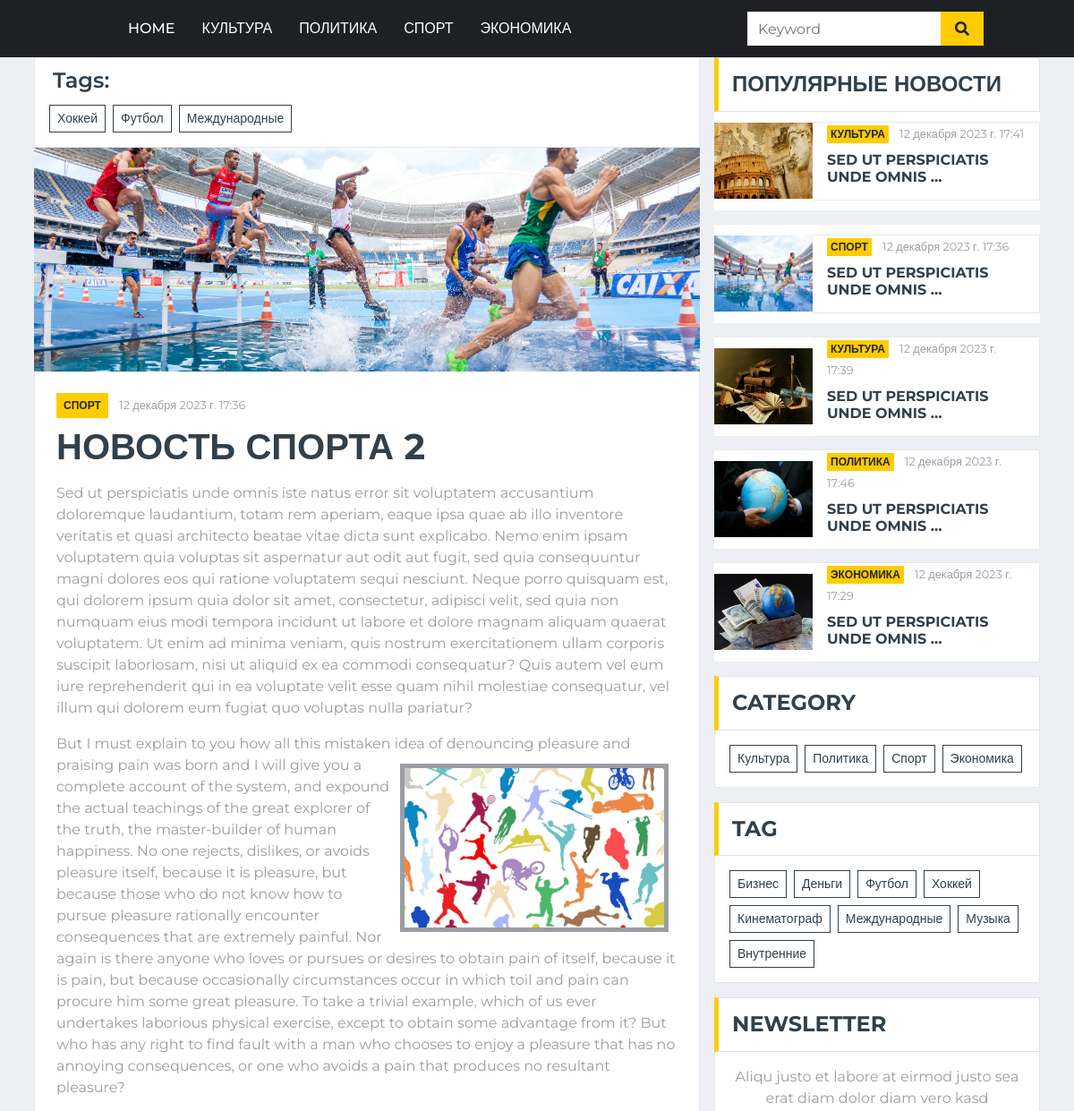
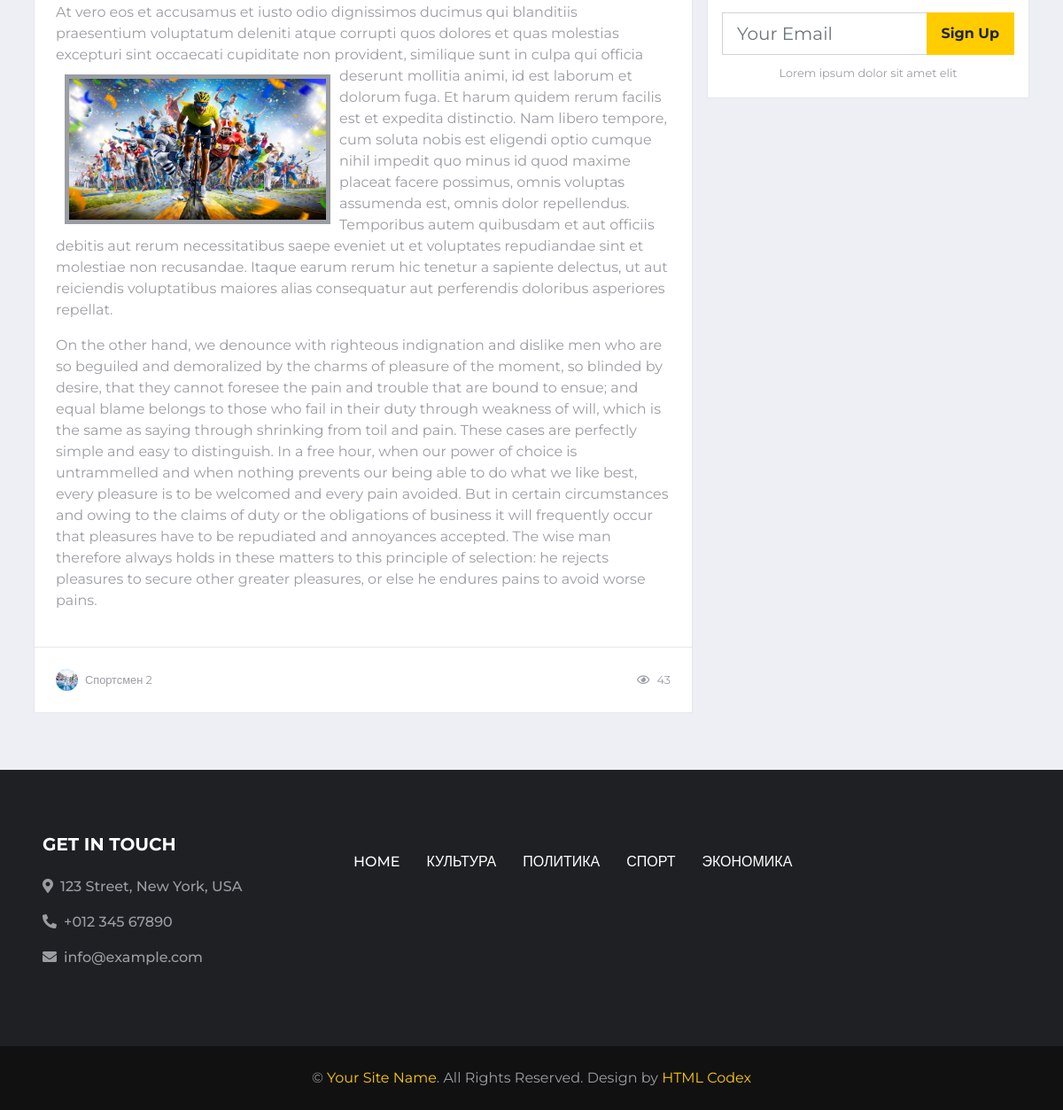
The app's page /news/novost-sporta-2/ with its own data (2 pictures, top to bottom).
### news/models.py (models this page shows, shortened)
class Category(models.Model):
    title = models.CharField(max_length=150)
    slug = models.SlugField(max_length=100, verbose_name='url', unique=True)
    def __str__(self):
        return self.title
    def get_absolute_url(self):
        return reverse('category', kwargs={"slug": self.slug})
    class Meta:
        ordering = ['title']
        verbose_name = 'Категория'
        verbose_name_plural = 'Категории'

class Tag(models.Model):
    title = models.CharField(max_length=50)
    slug = models.SlugField(max_length=100, verbose_name='url', unique=True)
    def __str__(self):
        return self.title
    def get_absolute_url(self):
        return reverse('tags', kwargs={"slug": self.slug})
    class Meta:
        verbose_name = 'Тег'
        verbose_name_plural = 'Теги'
        ordering = ['-title']

class News(models.Model):
    title = models.CharField(max_length=255)
    slug = models.SlugField(max_length=100, verbose_name='url', unique=True)
    author = models.CharField(max_length=100)
    content = models.TextField(blank=True)
    created_at = models.DateTimeField(auto_now_add=True, verbose_name='Дата публикации')
    photo = models.ImageField(upload_to='photos/%Y/%m/%d', blank=True)
    views = models.IntegerField(default=0, verbose_name='Количество просмотров')
    category = models.ForeignKey(Category, on_delete=models.PROTECT, related_name='news_cat')
    tags = models.ManyToManyField(Tag, blank=True, related_name='news_cat')
    def get_absolute_url(self):
        return reverse('news', kwargs={"slug": self.slug})
    class Meta:
        ordering = ['-created_at']
        verbose_name = 'Новость'
        verbose_name_plural = 'Новости'

### news/views.py (the view)
# urls.py: path('news/<str:slug>/', GetNews.as_view(), name='news'),
class GetNews(DetailView):
    model = News
    template_name = 'news/single.html'
    context_object_name = 'new'
    def get_context_data(self, *, object_list=None, **kwargs):
        context = super().get_context_data(**kwargs)
        context['tags'] = self.object.tags.all()
        self.object.views = F('views') + 1
        self.object.save()
        self.object.refresh_from_db()
        return context

### news/templatetags/cat_menu.py (called while the page is built)
@register.inclusion_tag('news/cat_menu_tpl.html')
def show_cat_menu(cat_menu_class='cat_menu'):
    categories = Category.objects.all()
    return {"categories": categories, "cat_menu_class": cat_menu_class}

### news/templatetags/category_menu.py (called while the page is built)
@register.inclusion_tag('news/category_menu_tpl.html')
def show_category_menu(category_menu_class='category_menu'):
    categories = Category.objects.all()
    return {"categories": categories, "category_menu_class": category_menu_class}

### news/templatetags/popular.py (called while the page is built)
@register.inclusion_tag('news/popular_news_right_tpl.html')
def get_popular_right(cnt=5):
    news = News.objects.order_by('-views')[:cnt].select_related()
    return {"news": news}

### news/templatetags/tag_menu.py (called while the page is built)
@register.inclusion_tag('news/tag_menu_tpl.html')
def show_tag_menu(tag_menu_class='tag_menu'):
    tags = Tag.objects.annotate(cnt=Count('news_cat')).filter(cnt__gt=0)
    return {"tags": tags, "tag_menu_class": tag_menu_class}

### news/templates/news/single.html (shortened to what this page needs)
{% extends 'base.html' %}
{% load static %}
{% block latestnews %}
<div class="col-lg-8">
    <div class="row">
        <div class="col-12">
            <div class="bg-white border border-top-0 p-3">
                <div class="d-flex flex-wrap m-n1">
                <h4 class="col-12">Tags:</h4>
                {% for tag in tags %}
                    <a href="{{ tag.get_absolute_url }}" class="btn btn-sm btn-outline-secondary m-1">{{ tag }}</a>
                {% endfor %}
                </div>
            </div>
        </div>
        <div class="col-lg-12">
            <div class="position-relative mb-3">
                {% if new.photo %}
                <img class="img-fluid w-100" src="{{ new.photo.url }}" style="object-fit: cover;height: 250px;">
                {% else %}
                <img class="img-fluid w-100" src="{% static 'news.jpg' %}" style="object-fit: cover;height: 250px;">
                {% endif %}
                <div class="bg-white border border-top-0 p-4">
                    <div class="mb-2">
                        <a class="badge badge-primary text-uppercase font-weight-semi-bold p-2 mr-2" href="{{ new.category.get_absolute_url }}">{{ new.category }}</a>
                        <a class="text-body" href=""><small>{{ new.created_at }}</small></a>
                    </div>
                    <h1 class="mb-3 text-secondary text-uppercase font-weight-bold">{{ new.title }}</h1>
                    <p>{{ new.content|safe }}</p>
                </div>
                <div class="d-flex justify-content-between bg-white border border-top-0 p-4">
                    <div class="d-flex align-items-center">
                        <img class="rounded-circle mr-2" src="{{ new.photo.url }}" width="25" height="25" alt="">
                        <small>{{ new.author }}</small>
                    </div>
                    <div class="d-flex align-items-center">
                        <small class="ml-3"><i class="far fa-eye mr-2"></i>{{ new.views }}</small>
                    </div>
                </div>
            </div>
        </div>
    </div>
</div>
{% endblock %}

### news/templates/news/cat_menu_tpl.html (shortened to what this page needs)
<div class="{{ cat_menu_class }}">
    <nav class="navbar navbar-expand-lg bg-dark navbar-dark py-2 py-lg-0 px-lg-5">
        <div class="collapse navbar-collapse justify-content-between px-0 px-lg-3" id="navbarCollapse">
            <div class="navbar-nav mr-auto py-0">
                <a href="{% url 'home' %}" class="nav-item nav-link">Home</a>
                {% for item in categories %}
                <a href="{{ item.get_absolute_url }}" class="nav-item nav-link">{{ item.title }}</a>
                {% endfor %}
            </div>
        </div>
    </nav>
</div>

### news/templates/news/popular_news_right_tpl.html
<div class="section-title mb-0">
    <h4 class="m-0 text-uppercase font-weight-bold">Популярные новости</h4>
</div>
{% for new in news %}
<div class="d-flex align-items-center bg-white mb-3" style="height: 110px;">
    <img class="img-fluid" src="{{ new.photo.url }}" alt="" style="width: 110px; height: 85px; ">
    <div class="w-10 h-10 px-3 d-flex flex-column justify-content-center border border-left-0">
        <div class="mb-2">
            <a class="badge badge-primary text-uppercase font-weight-semi-bold p-1 mr-2"
               href="{{ new.category.get_absolute_url }}">{{ new.category }}</a>
            <a class="text-body" href=""><small>{{ new.created_at }}</small></a>
        </div>
        <a class="h6 m-0 text-secondary text-uppercase font-weight-bold" href="{{ new.get_absolute_url }}">{{ new.content|truncatewords_html:5|safe }}</a>
    </div>
</div>
{% endfor %}

### news/templates/news/category_menu_tpl.html
<div class="{{ category_menu_class }}">
<div class="mb-3">
    <div class="section-title mb-0">
        <h4 class="m-0 text-uppercase font-weight-bold">Category</h4>
    </div>
    <div class="bg-white border border-top-0 p-3">
        <div class="d-flex flex-wrap m-n1">
            {% for item in categories %}
            <a href="{{ item.get_absolute_url }}" class="btn btn-sm btn-outline-secondary m-1">{{ item.title }}</a>
            {% endfor %}
        </div>
    </div>
</div>
</div>

### news/templates/news/tag_menu_tpl.html
<div class="{{ category_menu_class }}">
<div class="mb-3">
    <div class="section-title mb-0">
        <h4 class="m-0 text-uppercase font-weight-bold">Tag</h4>
    </div>
    <div class="bg-white border border-top-0 p-3">
        <div class="d-flex flex-wrap m-n1">
            {% for item in tags %}
            <a href="{{ item.get_absolute_url }}" class="btn btn-sm btn-outline-secondary m-1">{{ item.title }}</a>
            {% endfor %}
        </div>
    </div>
</div>
</div>

### records on screen
Category: title "КУЛЬТУРА", title "Культура"
Category: title "ПОЛИТИКА", title "Политика"
Category: title "СПОРТ", title "Спорт"
Category: title "ЭКОНОМИКА", title "Экономика"
Tag: title "Хоккей"
Tag: title "Футбол"
Tag: title "Международные"
News: photo (picture), category "СПОРТ", created_at "12 декабря 2023 г. 17:36", title "НОВОСТЬ СПОРТА 2", content "Sed ut perspiciatis unde omnis iste natus error sit voluptatem accusantium doloremque laudantium, totam rem aperiam, eaque ipsa quae ab illo inventore veritatis et quasi architecto beatae vitae dicta sunt explicabo. Nemo enim ipsam voluptatem quia voluptas sit aspernatur aut odit aut fugit, sed quia consequuntur magni dolores eos qui ratione voluptatem sequi nesciunt. Neque porro quisquam est, qui dolorem ipsum quia dolor sit amet, consectetur, adipisci velit, sed quia non numquam eius modi tempora incidunt ut labore et dolore magnam aliquam quaerat voluptatem. Ut enim ad minima veniam, quis nostrum exercitationem ullam corporis suscipit laboriosam, nisi ut aliquid ex ea commodi…", content (picture), author "Спортсмен 2", views "43", content "SED UT PERSPICIATIS UNDE OMNIS …"
News: photo (picture), category "КУЛЬТУРА", created_at "12 декабря 2023 г. 17:41", content "SED UT PERSPICIATIS UNDE OMNIS …"
News: photo (picture), category "КУЛЬТУРА", created_at "12 декабря 2023 г. 17:39", content "SED UT PERSPICIATIS UNDE OMNIS …"
News: photo (picture), category "ПОЛИТИКА", created_at "12 декабря 2023 г. 17:46", content "SED UT PERSPICIATIS UNDE OMNIS …"
News: photo (picture), category "ЭКОНОМИКА", created_at "12 декабря 2023 г. 17:29", content "SED UT PERSPICIATIS UNDE OMNIS …"
Tag: title "Бизнес"
Tag: title "Деньги"
Tag: title "Кинематограф"
Tag: title "Музыка"
Tag: title "Внутренние"
